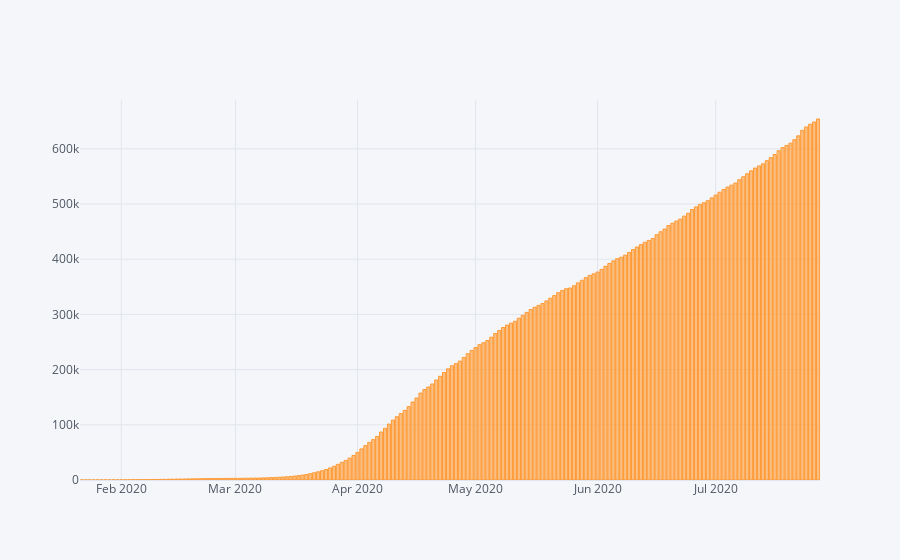

The notebook cell this image was saved under:
### Code cell
deaths.iplot(kind='bar',x='Date', y='Deaths')

### Figure 1 — Plotly figure (JSON) as saved in the notebook; plotly's stock layout.template omitted (floating-point values rounded to 4 significant figures; data arrays with more than 128 entries replaced by an {"elided": "..."} marker saying what was removed)
{"data": [{"marker": {"color": "rgba(255, 153, 51, 0.6)", "line": {"color": "rgba(255, 153, 51, 1.0)", "width": 1}}, "name": "Deaths", "orientation": "v", "text": "", "type": "bar", "x": {"elided": "188 str values"}, "y": {"elided": "188 int values"}}], "layout": {"legend": {"bgcolor": "#F5F6F9", "font": {"color": "#4D5663"}}, "paper_bgcolor": "#F5F6F9", "plot_bgcolor": "#F5F6F9", "title": {"font": {"color": "#4D5663"}}, "xaxis": {"gridcolor": "#E1E5ED", "showgrid": true, "tickfont": {"color": "#4D5663"}, "title": {"font": {"color": "#4D5663"}, "text": ""}, "zerolinecolor": "#E1E5ED"}, "yaxis": {"gridcolor": "#E1E5ED", "showgrid": true, "tickfont": {"color": "#4D5663"}, "title": {"font": {"color": "#4D5663"}, "text": ""}, "zerolinecolor": "#E1E5ED"}}}
